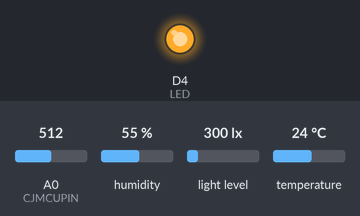
Bench run of a sketch on a simulated ESP8266 (NodeMCU). Shown: output pins drawn as LEDs (lit = HIGH). The test bench sets the inputs (shaded band); at power-on: A0 (CJMCUPIN) = 512, humidity 55 %, light level 300 lx, temperature 24 °C. WiFi joins after 1.5 s; servers stay silent unless stated; what the sketch prints to the serial monitor is not drawn.

Above: at 0.1 s.
At 1.3 s:
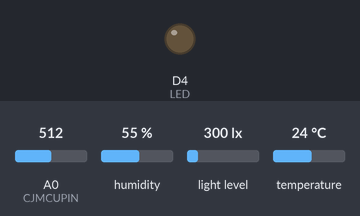
Timing chart, 0 to 2.8 s (numbered marks = the images above):
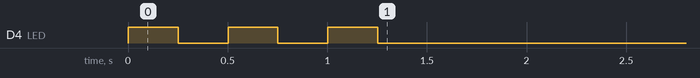

The sketch:

send2rpi.ino
```cpp
#include <ESP8266WiFi.h>
#include <DHT.h>
#include <WiFiUdp.h>
#include <Adafruit_Sensor.h>
#include <Adafruit_TSL2561_U.h>

#define LED D4
#define DHTPIN D5
#define CJMCUPIN A0

#define DHTTYPE DHT22

const char* ssid = "isolate_room";
const char* password = "00000000";

const char* ip = "192.168.1.34";
const unsigned int port = 8888;

WiFiUDP Udp;
char incomingPacket[255]{};
char replyPacket[255]{};
unsigned int localUdpPort = 8888;
DHT dht(DHTPIN, DHTTYPE);
Adafruit_TSL2561_Unified tsl = Adafruit_TSL2561_Unified(TSL2561_ADDR_FLOAT, 12345);
int sensorValue{}, offset{};
float Vout{}, P{};

void setup() {
  Serial.begin(115200);
  WiFi.begin(ssid, password);
  Udp.begin(localUdpPort);
  Wire.begin(D1, D2);
  dht.begin();
  tsl.begin();
  tsl.enableAutoRange(true);
  tsl.setIntegrationTime(TSL2561_INTEGRATIONTIME_402MS);
  pinMode(LED, OUTPUT); // shines LED until connecting and then blink

  while (WiFi.status() != WL_CONNECTED) {
    digitalWrite(LED, HIGH);
    delay(250);
    digitalWrite(LED, LOW);
    delay(250);
    Serial.print(".");
  }
  Serial.println("connected");
  int sum{};
  for (int i = 0; i < 100; i++) {
    sensorValue = analogRead(CJMCUPIN) - 512;
    sum += sensorValue;
  }
  offset = sum / 100;
  Serial.printf("Now listening at IP %s, UDP port %d\n", WiFi.localIP().toString().c_str(), localUdpPort);
}


void loop() {
  sensors_event_t event;
  tsl.getEvent(&event);
  float t = dht.readTemperature();
  float h = dht.readHumidity();

  sensorValue = analogRead(CJMCUPIN) - offset;
  Vout = (5 * sensorValue) / 1024.0;
  P = (Vout - 2.5)*1000;


  sprintf(replyPacket ,"%.2f,%.2f,%.2f,%.2f", t, h, event.light, P);
  Serial.println(replyPacket);
  Serial.println(WiFi.localIP().toString().c_str());

  int packetSize = Udp.parsePacket();
  if (packetSize) {
    Serial.printf("Received %d bytes from %s, port %d\n", packetSize, ip, 8888);
    int len = Udp.read(incomingPacket, 255);
    if (len > 0) {
      incomingPacket[len] = 0;
    }
    if (strcmp(incomingPacket, "getData") == 0) {
      Udp.beginPacket(ip, port);
      Udp.write(replyPacket);
      Udp.endPacket();
      digitalWrite(LED, HIGH);
      delay(100);
      digitalWrite(LED, LOW);
      delay(150);
    }
  }

}
```
